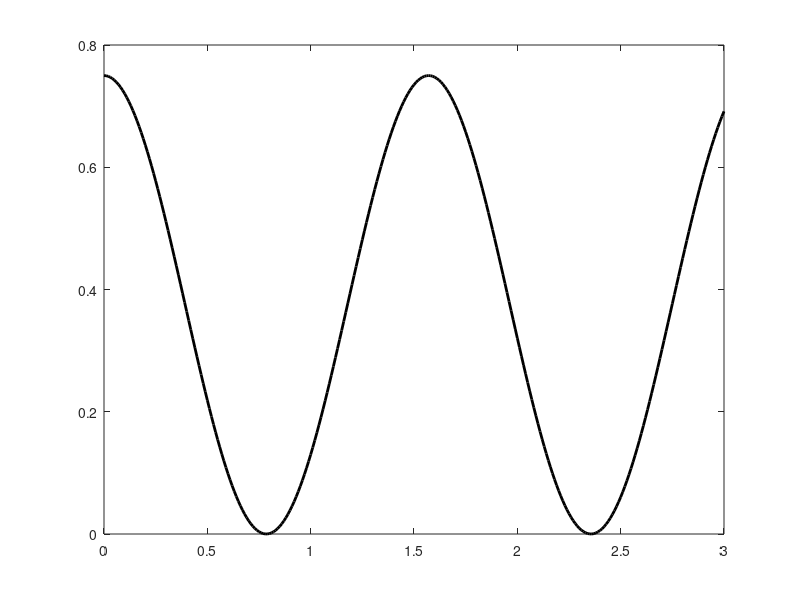

MATLAB code to generate this figure: (Note: this script raises an error after producing the figure.)
% This script sets out to fix the duration of the spin-spin interaction 
% between to spin 1/2-particles so that it, in effect, implements the 
% SWAP gate. The parameters are rigged such that the Hamiltonian assumes a 
% particularly simple form. The only inputs are the upper limit for the 
% interaction time T - and dT, the resolution in the vector with 
% time-durations.
% 
% It plots the cost function
% C(T) = 1 - |1/4 * Tr(U_target^\dagger U(T))|^2
% as a function of duration T; when C=0, our gate coincides
% with the target gate, and the fidelity is 100%.

% Inputs
Tmax = 3;
dT = 0.01;

% Vector with durations
Tvector = 0:dT:Tmax;

% Hamiltonian
H = [1 0 0 0; 0 -1 2 0; 0 2 -1 0; 0 0 0 1];
% Gate of one step
UdT = expm(-i*H*dT);

% Target gate
Uswap = [1 0 0 0; 0 0 1 0; 0 1 0 0; 0 0 0 1];

% Initiate variables
T = 0;
U = eye(4);         
index = 1;
InFidelity = zeros(1,floor(Tmax/dT));
% 
% Loop over durations T
while T < Tmax
  InFidelity(index) = 1 - abs(1/4*trace(Uswap'*U))^2;
  % Update gate, duration and index
  U = UdT*U;
  T = T+dT;
  index = index+1;
end

% Plot cost function
figure(1)
plot(Tvector, InFidelity, 'k-', 'linewidth', 2)
hold on
% Indicate exact zero-points
xline(pi/4, 'r--', 'linewidth', 1.5);
xline(3*pi/4, 'r--', 'linewidth', 1.5);
hold off
% Labels, fontsize and grid
xlabel('Interaction duration T')
ylabel('C(T)')
grid on
set(gca, 'fontsize', 15)
